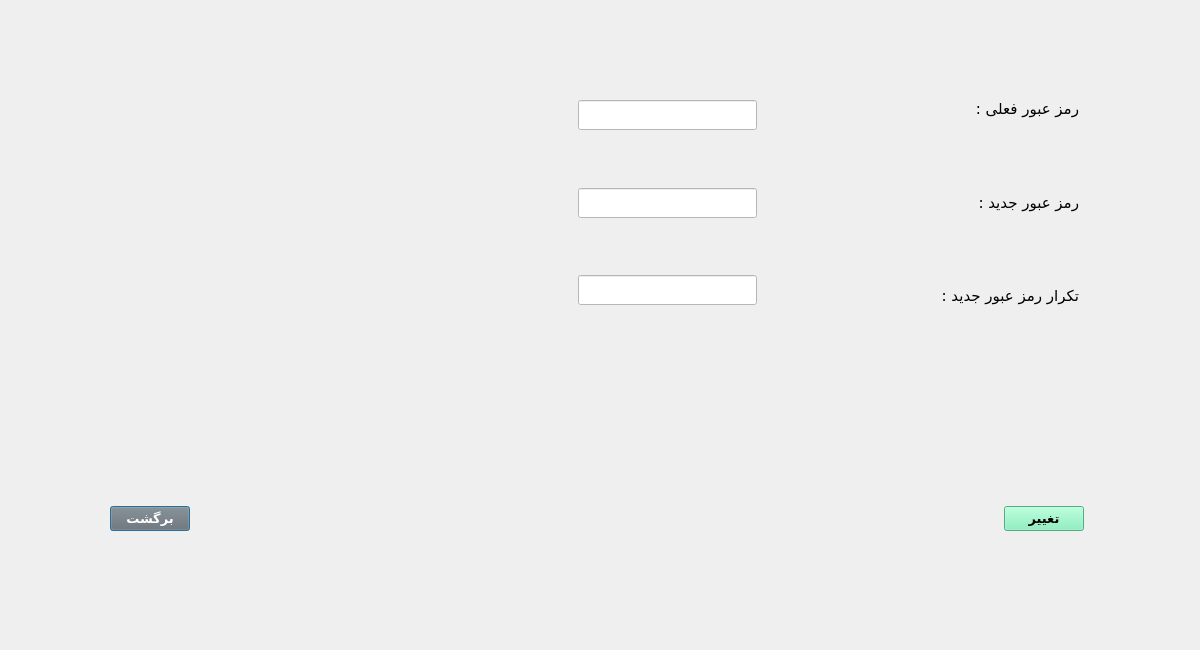
<?xml version="1.0" encoding="UTF-8"?>
<ui version="4.0">
 <class>EmployeeChangePasswordDialog</class>
 <widget class="QDialog" name="EmployeeChangePasswordDialog">
  <property name="geometry">
   <rect>
    <x>0</x>
    <y>0</y>
    <width>1200</width>
    <height>650</height>
   </rect>
  </property>
  <property name="windowTitle">
   <string>تغییر رمز عبور</string>
  </property>
  <widget class="QWidget" name="layoutWidget">
   <property name="geometry">
    <rect>
     <x>110</x>
     <y>500</y>
     <width>974</width>
     <height>38</height>
    </rect>
   </property>
   <layout class="QHBoxLayout" name="horizontalLayout_2">
    <item>
     <widget class="QPushButton" name="pushButton_2">
      <property name="font">
       <font>
        <family>B Nazanin</family>
        <pointsize>10</pointsize>
        <weight>75</weight>
        <bold>true</bold>
       </font>
      </property>
      <property name="styleSheet">
       <string notr="true">background-color:rgb(111, 111, 111);
color: white;</string>
      </property>
      <property name="text">
       <string>برگشت</string>
      </property>
     </widget>
    </item>
    <item>
     <spacer name="horizontalSpacer_3">
      <property name="orientation">
       <enum>Qt::Horizontal</enum>
      </property>
      <property name="sizeHint" stdset="0">
       <size>
        <width>798</width>
        <height>20</height>
       </size>
      </property>
     </spacer>
    </item>
    <item>
     <widget class="QPushButton" name="pushButton">
      <property name="font">
       <font>
        <family>B Nazanin</family>
        <pointsize>10</pointsize>
        <weight>75</weight>
        <bold>true</bold>
       </font>
      </property>
      <property name="styleSheet">
       <string notr="true">background-color: rgb(118, 240, 179)</string>
      </property>
      <property name="text">
       <string>تغییر</string>
      </property>
     </widget>
    </item>
   </layout>
  </widget>
  <widget class="QWidget" name="">
   <property name="geometry">
    <rect>
     <x>578</x>
     <y>100</y>
     <width>501</width>
     <height>205</height>
    </rect>
   </property>
   <layout class="QHBoxLayout" name="horizontalLayout">
    <item>
     <layout class="QVBoxLayout" name="verticalLayout_3">
      <item>
       <widget class="QLineEdit" name="lineEdit_oldPass">
        <property name="minimumSize">
         <size>
          <width>142</width>
          <height>30</height>
         </size>
        </property>
        <property name="styleSheet">
         <string notr="true">background-color: white
</string>
        </property>
       </widget>
      </item>
      <item>
       <spacer name="verticalSpacer_6">
        <property name="orientation">
         <enum>Qt::Vertical</enum>
        </property>
        <property name="sizeHint" stdset="0">
         <size>
          <width>20</width>
          <height>40</height>
         </size>
        </property>
       </spacer>
      </item>
      <item>
       <widget class="QLineEdit" name="lineEdit_newPass">
        <property name="minimumSize">
         <size>
          <width>0</width>
          <height>30</height>
         </size>
        </property>
        <property name="font">
         <font>
          <pointsize>9</pointsize>
         </font>
        </property>
        <property name="styleSheet">
         <string notr="true">background-color: white</string>
        </property>
        <property name="echoMode">
         <enum>QLineEdit::Password</enum>
        </property>
       </widget>
      </item>
      <item>
       <spacer name="verticalSpacer_3">
        <property name="orientation">
         <enum>Qt::Vertical</enum>
        </property>
        <property name="sizeHint" stdset="0">
         <size>
          <width>20</width>
          <height>40</height>
         </size>
        </property>
       </spacer>
      </item>
      <item>
       <widget class="QLineEdit" name="lineEdit_repeatNewPass">
        <property name="minimumSize">
         <size>
          <width>0</width>
          <height>30</height>
         </size>
        </property>
        <property name="font">
         <font>
          <pointsize>9</pointsize>
         </font>
        </property>
        <property name="styleSheet">
         <string notr="true">background-color: white</string>
        </property>
        <property name="echoMode">
         <enum>QLineEdit::Password</enum>
        </property>
       </widget>
      </item>
     </layout>
    </item>
    <item>
     <layout class="QVBoxLayout" name="verticalLayout_2">
      <item>
       <spacer name="horizontalSpacer_5">
        <property name="orientation">
         <enum>Qt::Horizontal</enum>
        </property>
        <property name="sizeHint" stdset="0">
         <size>
          <width>40</width>
          <height>20</height>
         </size>
        </property>
       </spacer>
      </item>
      <item>
       <spacer name="verticalSpacer_5">
        <property name="orientation">
         <enum>Qt::Vertical</enum>
        </property>
        <property name="sizeHint" stdset="0">
         <size>
          <width>20</width>
          <height>40</height>
         </size>
        </property>
       </spacer>
      </item>
      <item>
       <spacer name="horizontalSpacer">
        <property name="orientation">
         <enum>Qt::Horizontal</enum>
        </property>
        <property name="sizeType">
         <enum>QSizePolicy::Minimum</enum>
        </property>
        <property name="sizeHint" stdset="0">
         <size>
          <width>160</width>
          <height>20</height>
         </size>
        </property>
       </spacer>
      </item>
      <item>
       <spacer name="verticalSpacer_2">
        <property name="orientation">
         <enum>Qt::Vertical</enum>
        </property>
        <property name="sizeHint" stdset="0">
         <size>
          <width>20</width>
          <height>40</height>
         </size>
        </property>
       </spacer>
      </item>
      <item>
       <spacer name="horizontalSpacer_2">
        <property name="orientation">
         <enum>Qt::Horizontal</enum>
        </property>
        <property name="sizeType">
         <enum>QSizePolicy::Minimum</enum>
        </property>
        <property name="sizeHint" stdset="0">
         <size>
          <width>160</width>
          <height>20</height>
         </size>
        </property>
       </spacer>
      </item>
     </layout>
    </item>
    <item>
     <layout class="QVBoxLayout" name="verticalLayout">
      <item>
       <widget class="QLabel" name="label">
        <property name="font">
         <font>
          <family>B Koodak</family>
          <pointsize>11</pointsize>
         </font>
        </property>
        <property name="text">
         <string>رمز عبور فعلی :</string>
        </property>
       </widget>
      </item>
      <item>
       <spacer name="verticalSpacer_4">
        <property name="orientation">
         <enum>Qt::Vertical</enum>
        </property>
        <property name="sizeHint" stdset="0">
         <size>
          <width>20</width>
          <height>40</height>
         </size>
        </property>
       </spacer>
      </item>
      <item>
       <widget class="QLabel" name="label_newPass">
        <property name="font">
         <font>
          <family>B Koodak</family>
          <pointsize>11</pointsize>
         </font>
        </property>
        <property name="text">
         <string>رمز عبور جدید :</string>
        </property>
       </widget>
      </item>
      <item>
       <spacer name="verticalSpacer">
        <property name="orientation">
         <enum>Qt::Vertical</enum>
        </property>
        <property name="sizeHint" stdset="0">
         <size>
          <width>20</width>
          <height>40</height>
         </size>
        </property>
       </spacer>
      </item>
      <item>
       <widget class="QLabel" name="label_repeatNewPass">
        <property name="font">
         <font>
          <family>B Koodak</family>
          <pointsize>11</pointsize>
         </font>
        </property>
        <property name="text">
         <string>تکرار رمز عبور جدید :</string>
        </property>
       </widget>
      </item>
     </layout>
    </item>
   </layout>
  </widget>
 </widget>
 <resources/>
 <connections>
  <connection>
   <sender>pushButton_2</sender>
   <signal>clicked()</signal>
   <receiver>EmployeeChangePasswordDialog</receiver>
   <slot>close()</slot>
   <hints>
    <hint type="sourcelabel">
     <x>177</x>
     <y>516</y>
    </hint>
    <hint type="destinationlabel">
     <x>118</x>
     <y>353</y>
    </hint>
   </hints>
  </connection>
 </connections>
</ui>
